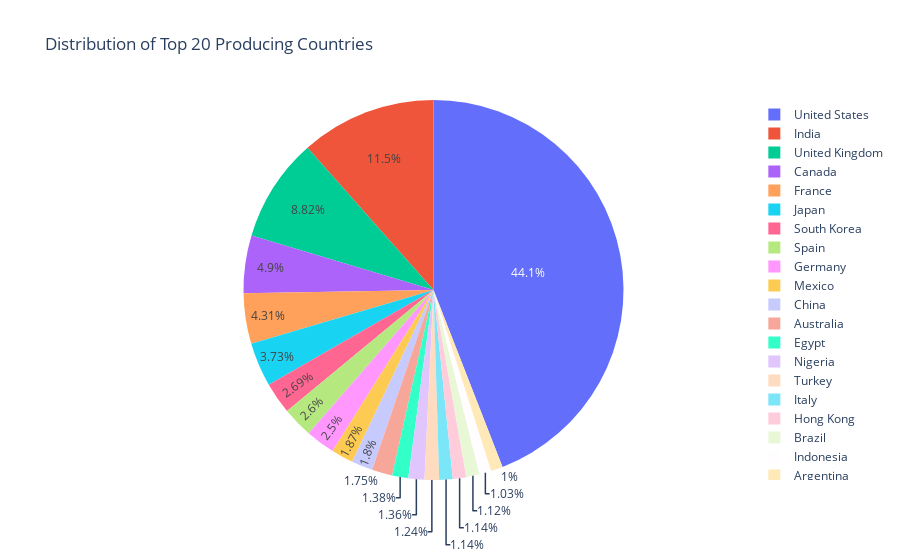

Source (notebook cell):
### Code cell
# Using Pie plot to visualise top 20 producing contries on Netflix platform
viz_2 = px.pie(values=country_counting.values[:20],
               names=country_counting.keys()[:20],
               title="Distribution of Top 20 Producing Countries",)

viz_2.update_traces(hoverinfo="label+percent", textinfo="percent")
viz_2.show()

### Figure 1 — Plotly figure (JSON) as saved in the notebook; plotly's stock layout.template omitted (floating-point values rounded to 4 significant figures)
{"data": [{"domain": {"x": [0, 1], "y": [0, 1]}, "hoverinfo": "label+percent", "hovertemplate": "label=%{label}<br>value=%{value}<extra></extra>", "labels": ["United States", "India", "United Kingdom", "Canada", "France", "Japan", "South Korea", "Spain", "Germany", "Mexico", "China", "Australia", "Egypt", "Nigeria", "Turkey", "Italy", "Hong Kong", "Brazil", "Indonesia", "Argentina"], "legendgroup": "", "name": "", "showlegend": true, "textinfo": "percent", "type": "pie", "values": [4167, 1091, 834, 463, 407, 353, 254, 246, 236, 177, 170, 165, 130, 129, 117, 108, 108, 106, 97, 95]}], "layout": {"legend": {"tracegroupgap": 0}, "title": {"text": "Distribution of Top 20 Producing Countries"}}}
